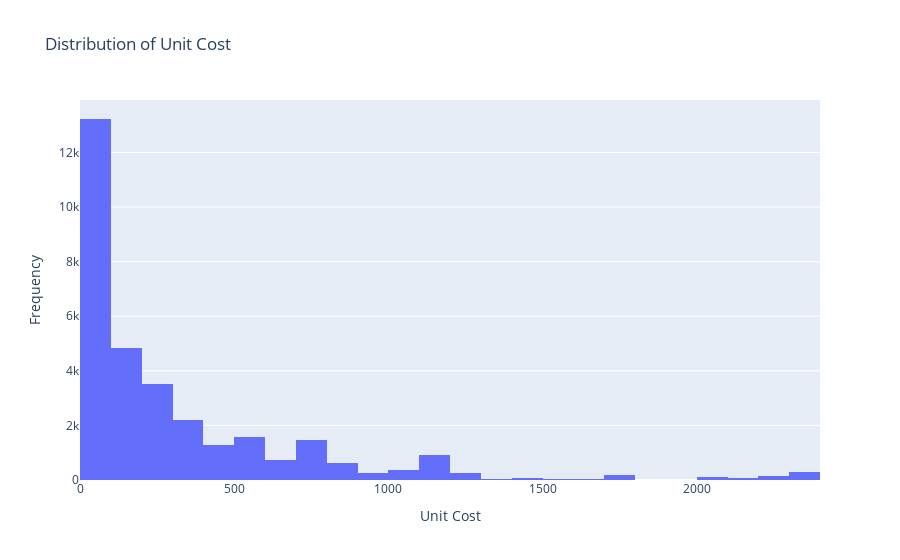

The notebook cell this image was saved under:
### Code cell
# Histogram distribution of Unit Cost using plotly.express
fig = px.histogram(df, x='Unit Cost', nbins=30, title='Distribution of Unit Cost')
fig.update_layout(xaxis_title='Unit Cost', yaxis_title='Frequency')
fig.show()

### Figure 1 — Plotly figure (JSON) as saved in the notebook; plotly's stock layout.template omitted (floating-point values rounded to 4 significant figures; data arrays with more than 128 entries replaced by an {"elided": "..."} marker saying what was removed)
{"data": [{"alignmentgroup": "True", "bingroup": "x", "hovertemplate": "Unit Cost=%{x}<br>count=%{y}<extra></extra>", "legendgroup": "", "marker": {"color": "#636efa", "pattern": {"shape": ""}}, "name": "", "nbinsx": 30, "offsetgroup": "", "orientation": "v", "showlegend": false, "type": "histogram", "x": {"elided": "32263 float values"}, "xaxis": "x", "yaxis": "y"}], "layout": {"barmode": "relative", "legend": {"tracegroupgap": 0}, "title": {"text": "Distribution of Unit Cost"}, "xaxis": {"anchor": "y", "domain": [0, 1], "title": {"text": "Unit Cost"}}, "yaxis": {"anchor": "x", "domain": [0, 1], "title": {"text": "Frequency"}}}}
